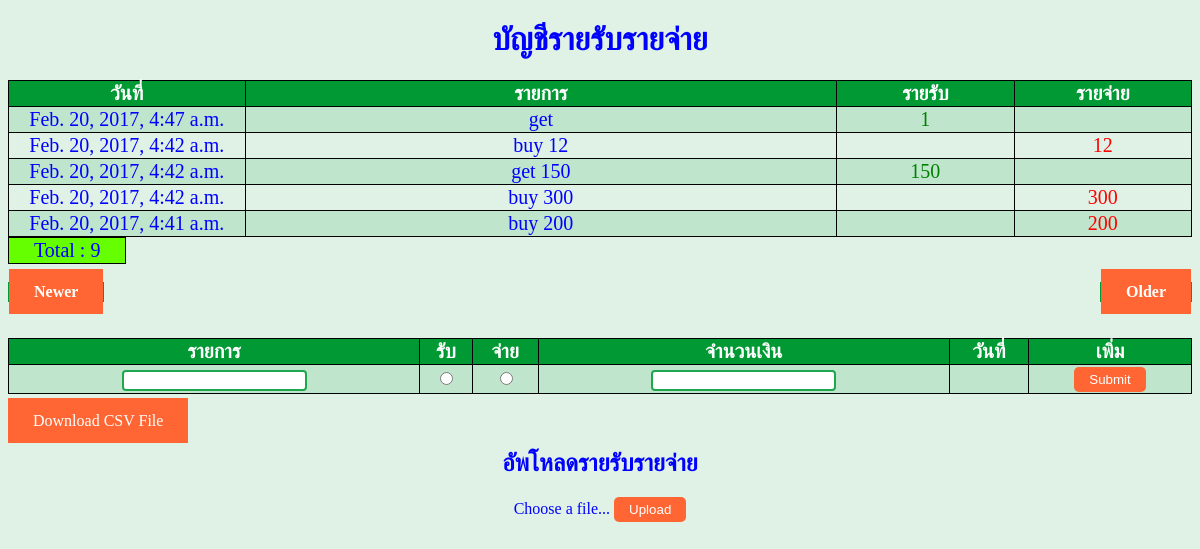
Page /2/ on the committed database.
### savemoney/models.py (models this page shows, shortened)
class SaveMoney(models.Model):
    detail = models.CharField(max_length=200)
    money = models.IntegerField(default=0)
    dateTime = models.DateTimeField('date published')
    def get_abs(self):
        return abs(self.money)

### savemoney/views.py (the view)
# urls.py: url(r'^(?P<page>[0-9]+)/$', views.detail, name='detail'),
def detail(request, page=1):
    latest_detail_list = SaveMoney.objects.order_by('-dateTime')[(int(page)-1)*5:int(page)*5]
    total=0
    count=0
    all_detail_list = SaveMoney.objects.order_by('-dateTime')[:]
    for i in  all_detail_list:
    	total += i.money
    	count += 1
    lastPage = int((count-1)/5+1)
    context = {'latest_detail_list': latest_detail_list,
    			 	'total':total,
    			 	'page':int(page),
    			 	'lastPage':lastPage}
    return render(request, 'savemoney/showdetail.html', context)

### savemoney/templates/savemoney/showdetail.html (shortened to what this page needs)
{% load static %}
 <!DOCTYPE html>
<html>
<head>
<link rel="stylesheet" type="text/css" href="{% static 'savemoney/style.css' %}" />
</head>
<body>
<h1>บัญชีรายรับรายจ่าย</h1>
{% if latest_detail_list %}
	<table class="table1" >
	<tr>
	    <th width="20%">วันที่</th>
	    <th>รายการ</th>
	    <th width="15%">รายรับ</th>
	    <th width="15%">รายจ่าย</th>
	</tr>
    {% for SaveMoney in latest_detail_list %}
    <tr>
    	<td>{{SaveMoney.dateTime}}</td>
        <td>{{ SaveMoney.detail }}</td>
        {% if SaveMoney.money >= 0 %}
        	<div class="income"><td><font color="green">{{SaveMoney.money}}</font></td>
        	<td></td></div>
        {% else %}
        	<div class="out"><td></td>
        	<td><font color="red">{{SaveMoney.get_abs}}</font></td></div>
        {% endif %}
    </tr>
    {% endfor %}
    </table>
    <table class="total">
    	<tr ><td >Total : {{total}} </td></tr>
    </table>
{% else %}
    <p>No Detail</p>
{% endif %}
<br>
<table class="changePage">
{% if page > 1 %}
		<th class="left"><a href="{% url 'SaveMoney:newerPage' page %}">Newer</a></th>
{% endif %}
{% if page < lastPage %}
		<th class="right"><a href="{% url 'SaveMoney:olderPage' page %}">Older </a></th>
{% endif %}
</table>
<br>
<br>
<table class="saveDetail">
    <tr>
        <th> รายการ </th>
        <th> รับ</th>
        <th> จ่าย</th>
        <th> จำนวนเงิน</th>
        <th> วันที่</th>
        <th> เพิ่ม</th>
    </tr>
    <form action="{% url 'SaveMoney:saveDatailtoModel' %}" method="post" target="_self">
    <tr>
        <td><input type="text" name="detail"> </td>
        <td> <input type="radio" name="moneyType" value="income"> </td>
        <td> <input type="radio" name="moneyType" value="out"> </td>
        <td> <input type="number" name="moneyValue"> </td>
        <td>  </td>
        <td> <input type="submit" value="Submit"> </td>
    </tr></form>
</table>
<br>
<div class="downloadCSVFile"><a href="{% url 'SaveMoney:downloadCSVFile' %}">Download CSV File</a></div>
<h2>อัพโหลดรายรับรายจ่าย </h2>
<form  action="{% url 'SaveMoney:saveCSVFile' %}" method="post" enctype="multipart/form-data">
    <label for="csvFile">Choose a file... </label>
    <input type="submit" value="Upload" />
</form>
</body>
</html>

### savemoney/static/savemoney/style.css (style rules this page uses)
body { color: blue; background-color: #dff2e5; text-align: center; }
a:link, a:visited { background-color: #FF6633 ; color: white; padding: 14px 25px; text-align: center; text-decoration: none; }
.left { float: left; border: 0px; }
.right { float: right; border: 0px; }
.total { background-color: #66FF00 ; font-family: "Times New Roman", Times, serif; font-size: 20px; width: 10%; border: 0px; }
table { border: 1px solid black; border-collapse: collapse; }
th { background-color: #009933; border: 1px solid black; color: white; }
td { border: 1px solid black; }
tr:nth-child(even) { background-color: #bfe6cc }
table.table1 { border-bottom: 1px solid #ddd; font-family: "Times New Roman", Times, serif; font-size: 20px; width: 100%; text-align: center; }
.changePage { width: 100%; border: 0px solid black; }
table.saveDetail { background-color: #FF99FF; font-family: "Times New Roman", Times, serif; font-size: 20px; width: 100%; text-align:center; }
div.income { font-style: normal; font-family: "Times New Roman", Times, serif; color: green; font-size: 20px; }
div.out { font-style: normal; font-family: "Comic Sans MS", Times, serif; color: red; font-size: 20px; }
div.downloadCSVFile { color: red; text-align:left; }
input[type=text] { border: 2px solid #20a64d; border-radius: 4px; }
input[type=number] { border: 2px solid #20a64d; border-radius: 4px; }
input[type=submit] { padding:5px 15px; background:#FF6633; color: white; border:0 none; cursor:pointer; -webkit-border-radius: 5px; border-radius: 5px; }

### rows in the picture
SaveMoney: dateTime "Feb. 20, 2017, 4:47 a.m.", detail "get", money "1"
SaveMoney: dateTime "Feb. 20, 2017, 4:42 a.m.", detail "buy 12", get_abs "12"
SaveMoney: dateTime "Feb. 20, 2017, 4:42 a.m.", detail "get 150", money "150"
SaveMoney: dateTime "Feb. 20, 2017, 4:42 a.m.", detail "buy 300", get_abs "300"
SaveMoney: dateTime "Feb. 20, 2017, 4:41 a.m.", detail "buy 200", get_abs "200"

### other values in the picture
{{ total }} "9"
